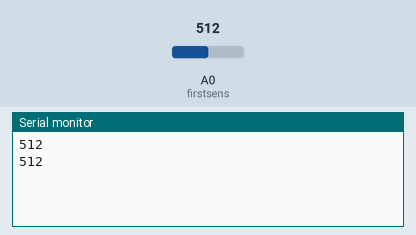
Recording of a sketch running on a simulated Arduino Uno, built with avr-gcc and run on an emulated ATmega328P. Parts: the last lines printed to the serial monitor. The test bench sets the inputs (shaded band); at power-on: A0 (firstsens) = 512.

Above: at 1.8 s.
1.9 s: A0 (firstsens) set to 716
At 2.8 s:
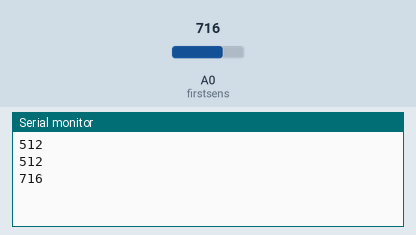
3.4 s: A0 (firstsens) set to 900
At 4.8 s:
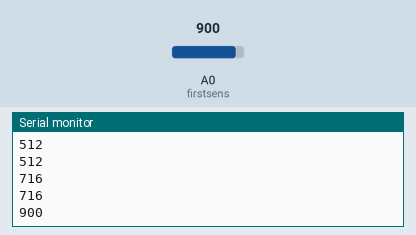
Timing chart, 0 to 6.4 s (numbered marks = the images above; inputs shaded):
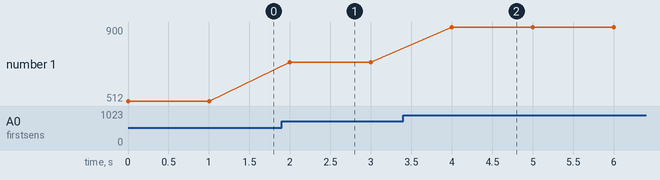

Measured:
- after the input at 1.9 s, the serial monitor: prints a new line after 0.10 s (image 1)
- after the input at 3.4 s, the serial monitor: prints a new line after 0.60 s (image 2)
- plotted number 1: 512 → 716 after the input at 1.9 s, 716 → 900 after the input at 3.4 s

The sketch:

calibration.ino
```cpp
int firstsens = A0;
//int secondsens = A1;

int val;
//int val2;

void setup()
{
Serial.begin(9600);
pinMode (firstsens, INPUT);
//pinMode (secondsens, INPUT);
}
void loop()
{
val = analogRead(firstsens);
//val2 = analogRead(secondsens);
//Serial.println("First Sensor");
Serial.println(val);
//Serial.println("Second Sensor");
//Serial.println(val2);
delay (1000);
}
```
